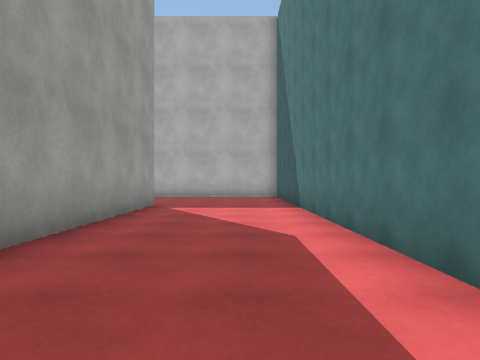
[1] (above)

22 first-person views from a walk through a scene from a Unity 3-D project. The camera is 1.2 m above the floor, looks level and sees 70° across. The floor is counted in squares, 1.8 m on a side. Each view is taken from the middle of a square. On the plan, view 1 faces up. The plan holds only what a view shows up to about 10 squares ahead; the rest is blank. The place goes on beyond the plan. The player character is not drawn. Surface patterns are stand-ins for the level's own textures.

[2]
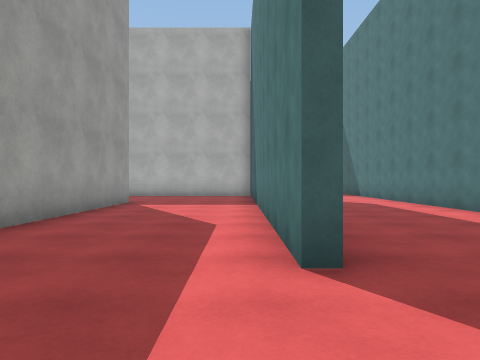

[3]
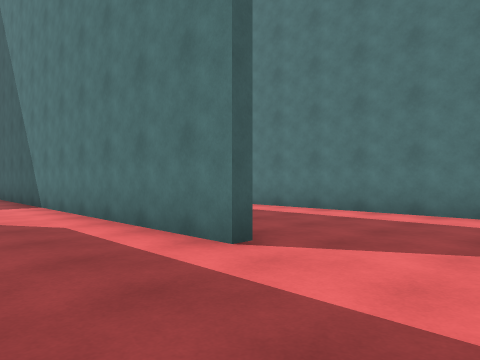

[4]
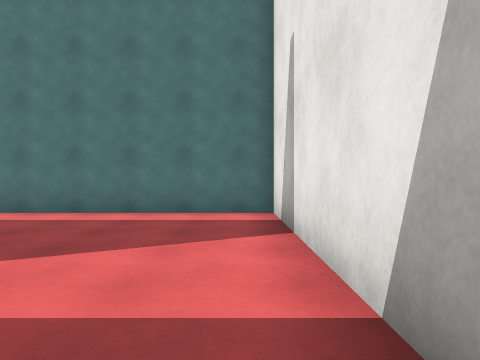

[5]
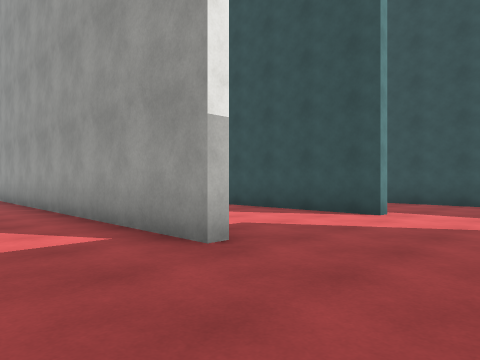

[6]
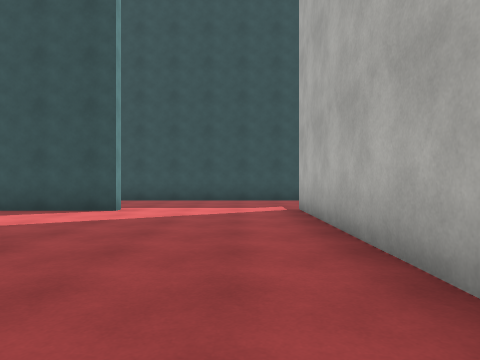

[7]
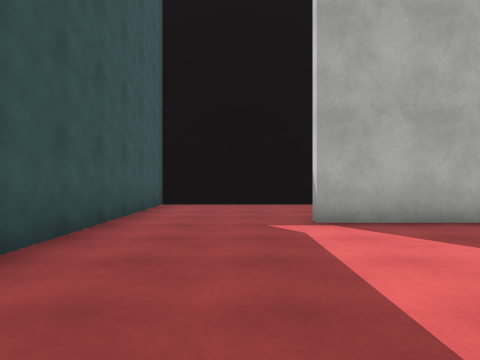

[8]
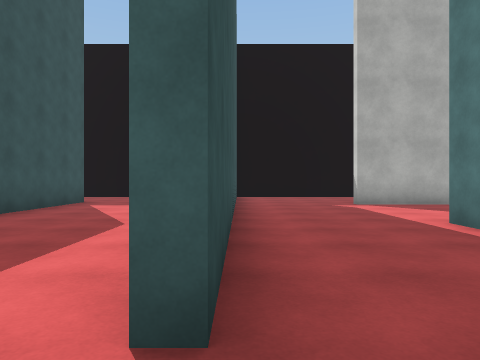

[9]
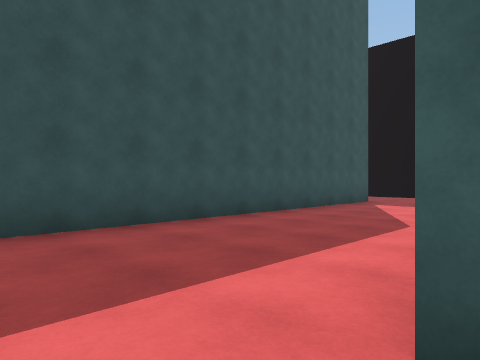

[10]
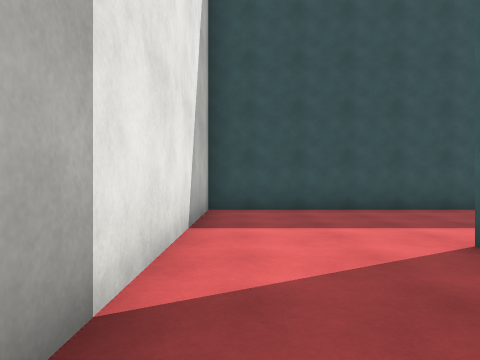

[11]
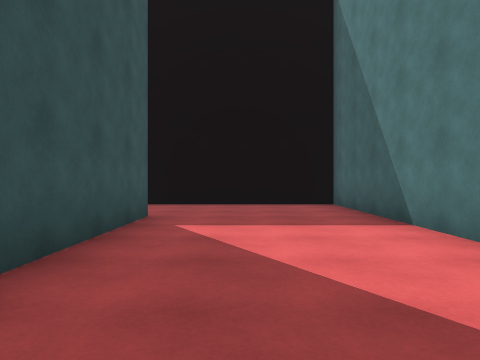

[12]
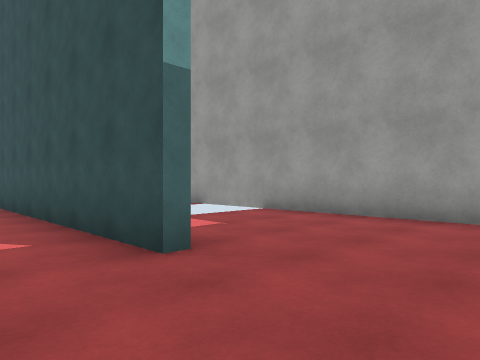

[13]
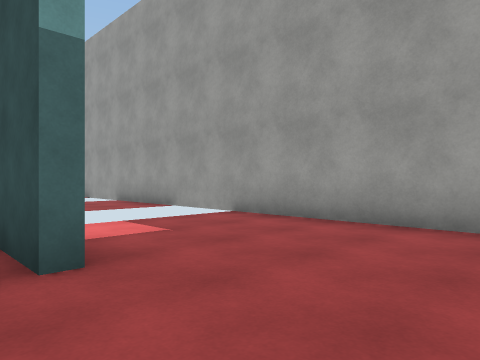

[14]
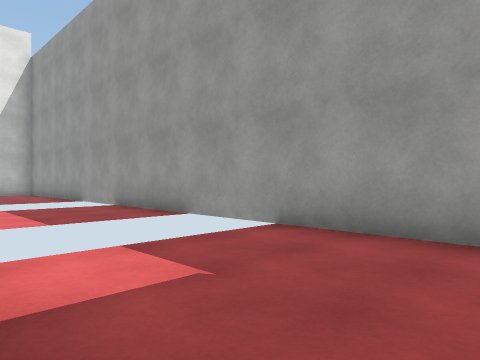

[15]
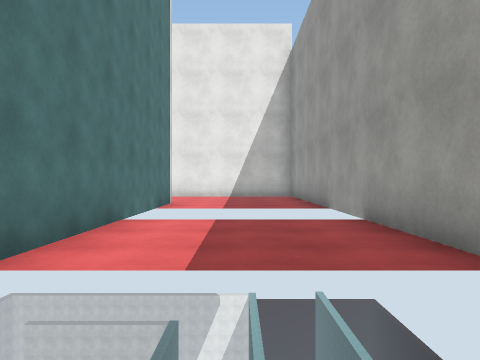

[16]
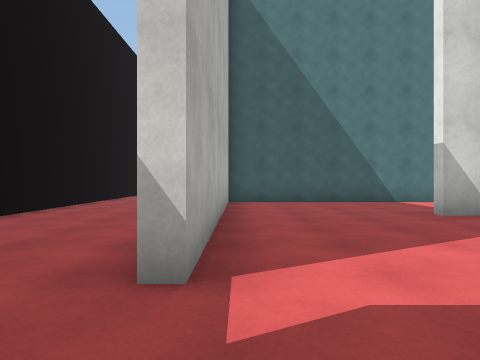

[17]
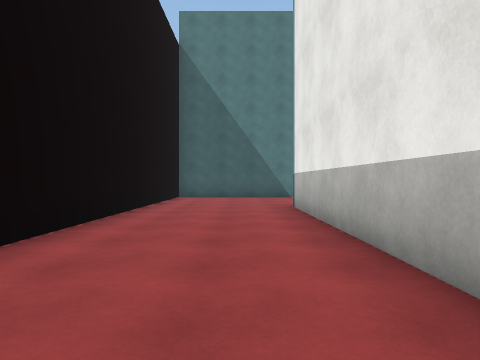

[18]
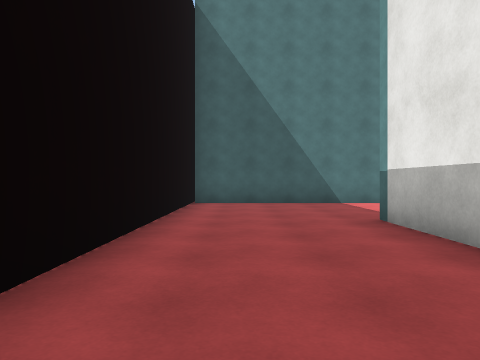

[19]
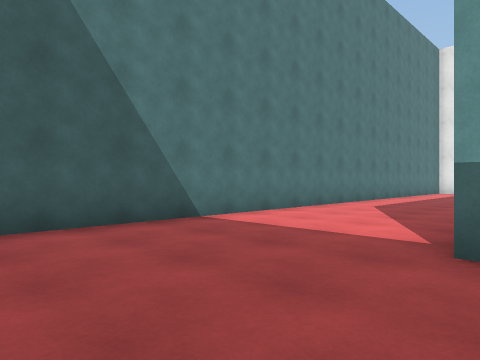

[20]
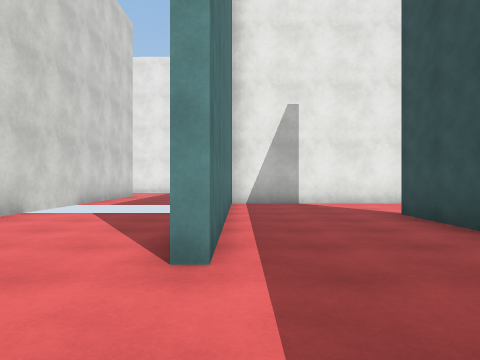

[21]
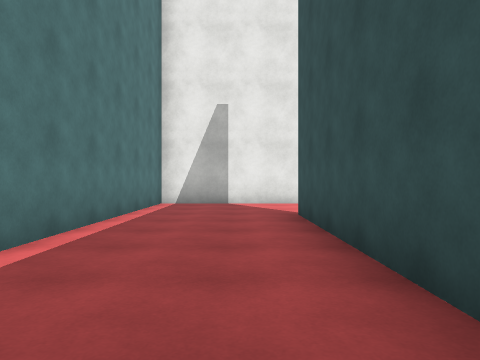

[22]
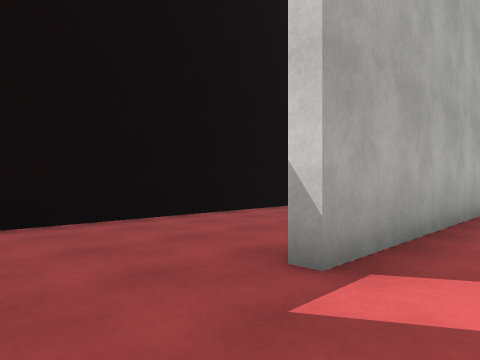

### Floor plan
Points are (right, up) in squares from view 1. A wall is a line through its corners. A room is listed if a view was taken in it or the views show most of it. See-through windows are left out.
Room 1 (views 1, 2, 3, 4, 5, 6, 7, 8, 9, 10, 11, 12, 13, 14, 15, 16, 17, 18, 19, 20, 21, 22)
walls: (-2.6, 8.5) (-2.6, 9.2); (-2.3, 9.2) (-2.3, 0.1); (-10.4, 11.6) (-10.4, 17.4) (-15.6, 17.4); (-5.1, 13.7) (1.9, 13.7); (-2.6, 2) (-2.6, 5.7); (0.4, 13.3) (-6.8, 13.3) (-6.8, 13.7); (-15, 2) (-15, 9.2); (-15.1, 14.3) (-14.7, 14.3) (-14.7, 2.3) (-6.8, 2.3) (-6.8, 9.3) (-6.5, 9.3) (-6.5, 5.1); (1.9, 1.6) (1.5, 1.6) (1.5, 10.6); (-0.1, -1.7) (6, -1.7) (6, 17.4) (-10.1, 17.4) (-10.1, 5.4); (-19.1, 16.1) (-19.1, 2)

Where each view was taken, in squares from view 1:
view 1: 0 up, 0 right, facing up
view 2: 1 down, 1 right, facing up
view 3: 1 down, 1 left, facing up-right
view 4: 1 down, 1 left, facing right
view 5: 12 up, 0 right, facing down-left
view 6: 12 up, 1 right, facing left
view 7: 8 up, 8 left, facing up
view 8: 4 up, 10 left, facing up
view 9: 4 up, 10 left, facing up-left
view 10: 3 up, 7 left, facing left
view 11: 8 up, 13 left, facing up
view 12: 17 up, 13 left, facing down-left
view 13: 17 up, 14 left, facing down-left
view 14: 15 up, 15 left, facing down-left
view 15: 12 up, 17 left, facing down
view 16: 13 up, 9 left, facing right
view 17: 15 up, 7 left, facing right
view 18: 16 up, 4 left, facing right
view 19: 17 up, 1 right, facing down-right
view 20: 12 up, 7 left, facing down
view 21: 12 up, 9 left, facing down
view 22: 12 up, 9 left, facing up-right
